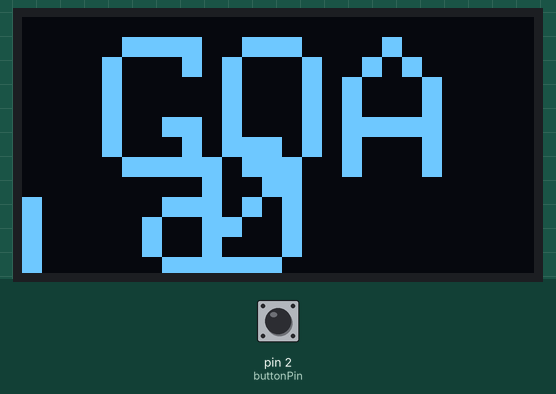
Simulated run of this sketch. Board: Arduino Uno, built with avr-gcc and run on an emulated ATmega328P. Shown: 128×64 one-colour display. The test bench sets the inputs (shaded band); at power-on: pin 2 (buttonPin) HIGH.

Above: at 1.2 s.
1.3 s: pin 2 (buttonPin) pulled LOW for 0.15 s
At 2.1 s:
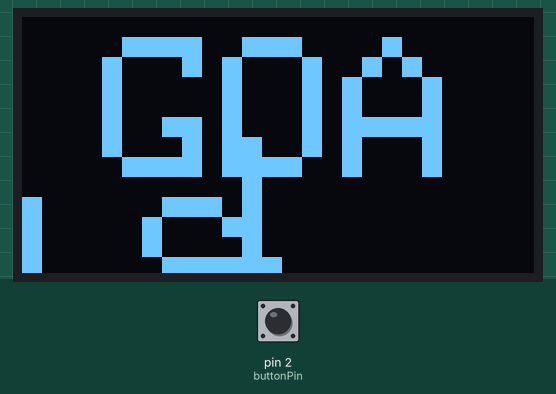
2.9 s: pin 2 (buttonPin) pulled LOW for 1 s
At 3.4 s:
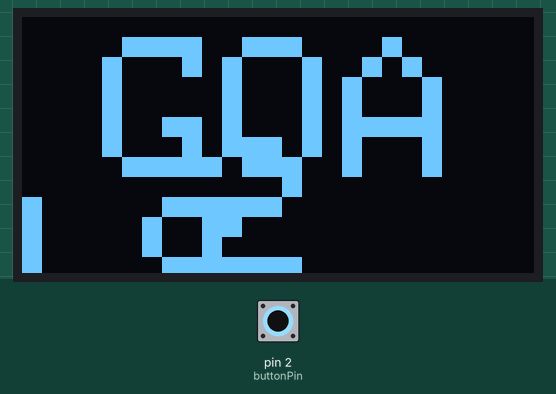
5.4 s: pin 2 (buttonPin) pulled LOW for 0.15 s
At 6.5 s:
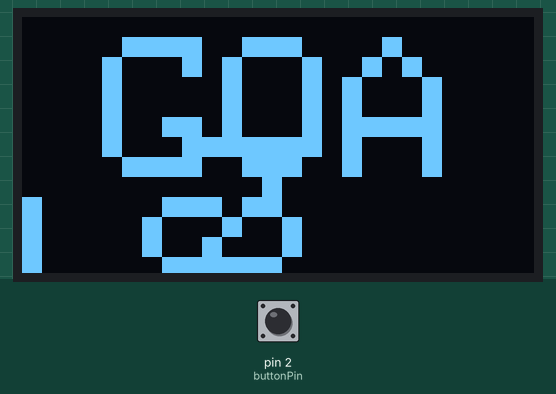
7.0 s: pin 2 (buttonPin) pulled LOW for 1 s
At 7.7 s:
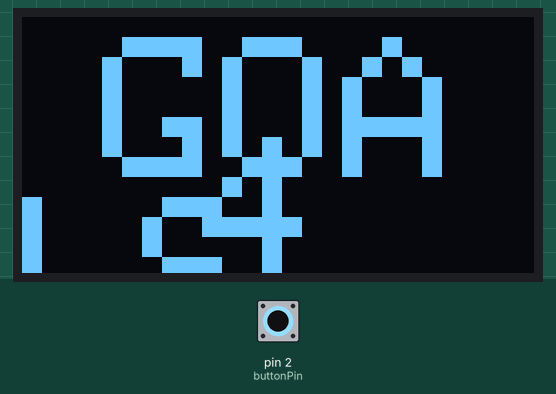
Timing chart, 0 to 10.0 s (numbered marks = the images above; inputs shaded):
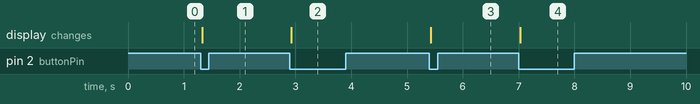

The sketch:

Servomtorcode.ino
```cpp
#include <Wire.h>
#include <Adafruit_GFX.h>
#include <Adafruit_SSD1306.h>

#define SCREEN_WIDTH 128
#define SCREEN_HEIGHT 64

Adafruit_SSD1306 display(128, 64, &Wire, -1);

const int buttonPin = 2;
int goal = 0;
int buttonState;
int lastButtonState = HIGH;

void setup() {

  pinMode(buttonPin, INPUT_PULLUP);

  display.begin(SSD1306_SWITCHCAPVCC, 0x3C);
  display.clearDisplay();

  showGoal();
}

void loop() {

  buttonState = digitalRead(buttonPin);

  if(buttonState == LOW && lastButtonState == HIGH) {
    goal++;
    showGoal();
    delay(200);
  }

  lastButtonState = buttonState;
}

void showGoal() {

  display.clearDisplay();

  display.setTextSize(5);
  display.setTextColor(WHITE);
  display.setCursor(20,5);
  display.println("GOALS");

  display.setTextSize(5);
  display.setCursor(45,30);
  display.println(goal);

  display.display();
}
```

Measured:
- after the input at 1.3 s, the display: changes at once (image 1)
- after the input at 2.9 s, the display: changes at once (image 2)
- after the input at 5.4 s, the display: changes at once (image 3)
- after the input at 7.0 s, the display: changes at once (image 4)
